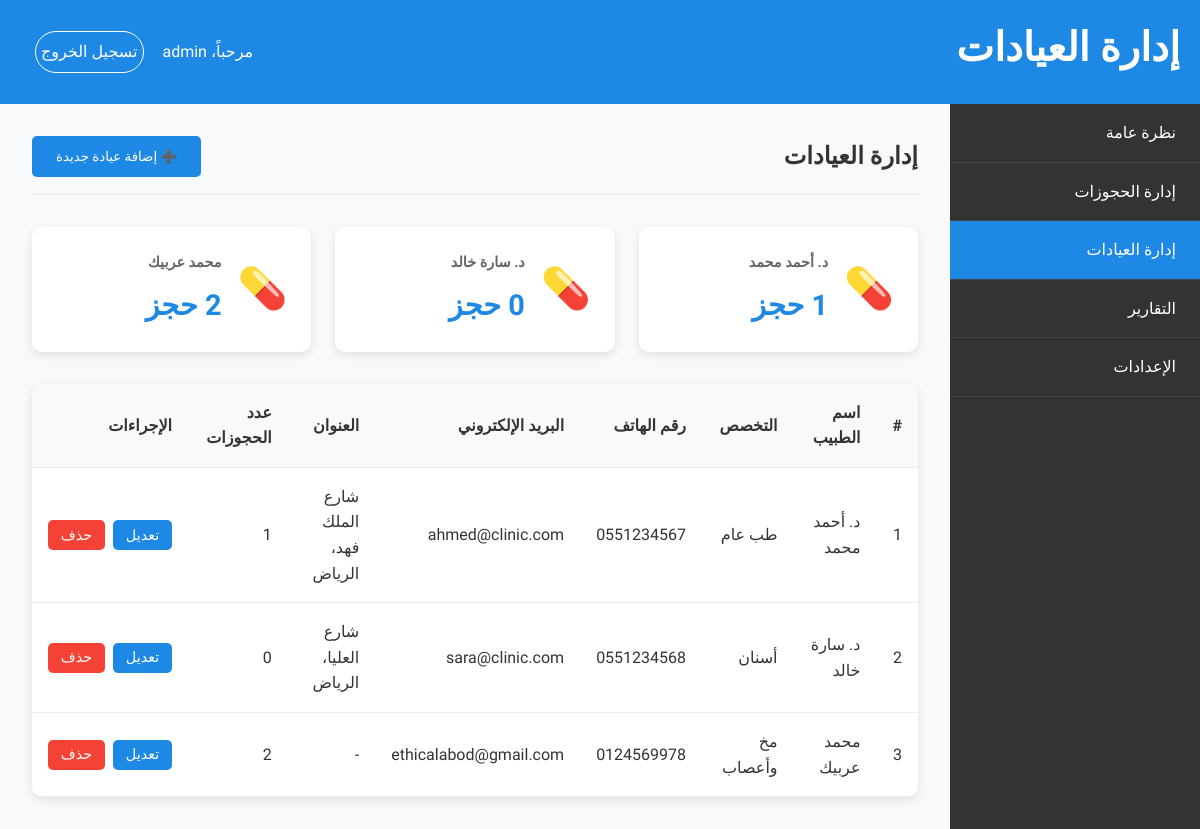
Page /clinics (signed in) on the earlier database version.
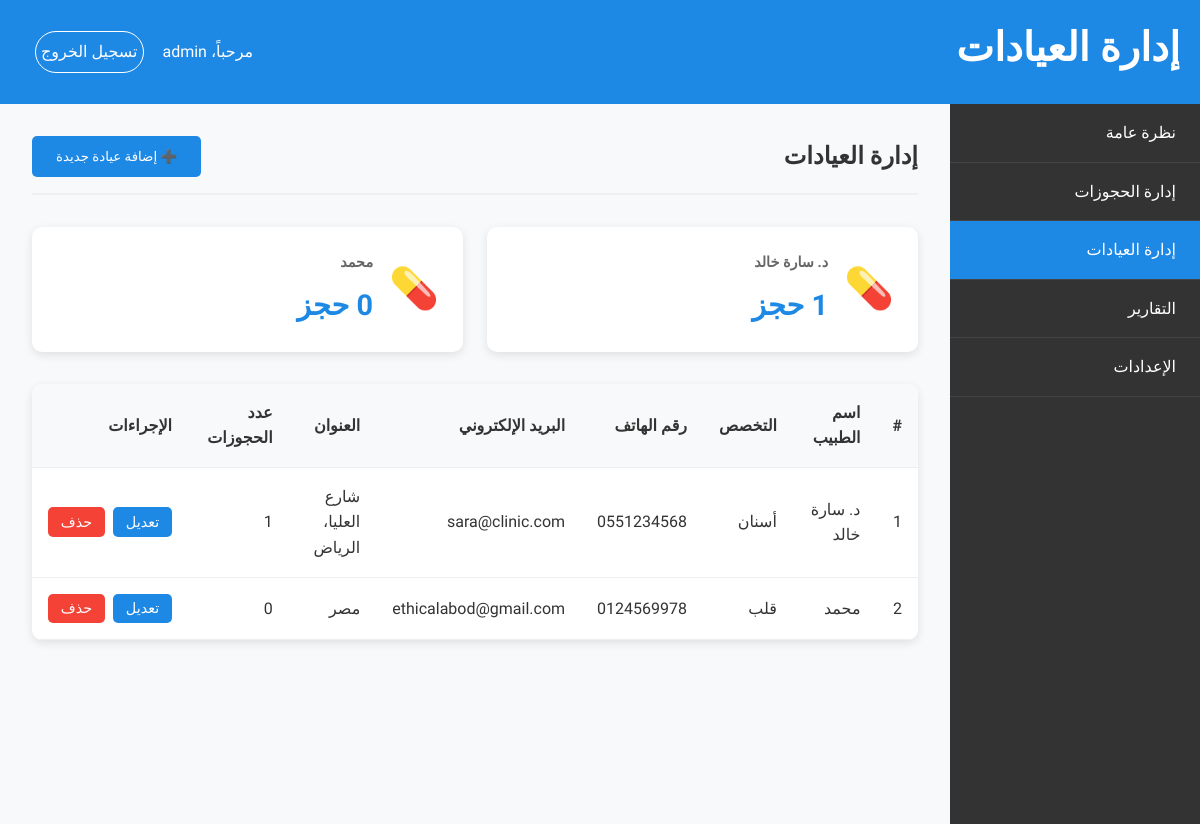
Same page on the later database version.
### tables this page shows
CREATE TABLE clinics
                     (id INTEGER PRIMARY KEY AUTOINCREMENT,
                      doctor_name TEXT NOT NULL,
                      specialty TEXT NOT NULL,
                      phone TEXT,
                      email TEXT,
                      address TEXT,
                      working_hours TEXT,
                      telegram_bot_token TEXT,
                      created_at TIMESTAMP DEFAULT CURRENT_TIMESTAMP);

### app.py (the view)
@app.route('/clinics')
def clinics_management():
    if 'user_id' not in session or session.get('role') != 'admin':
        return redirect(url_for('dashboard'))
    conn = sqlite3.connect('clinic.db')
    c = conn.cursor()
    c.execute("SELECT * FROM clinics ORDER BY doctor_name")
    clinics = c.fetchall()
    c.execute('''SELECT c.doctor_name, COUNT(a.id) as appointment_count
                 FROM clinics c
                 LEFT JOIN appointments a ON c.id = a.clinic_id
                 GROUP BY c.id, c.doctor_name''')
    clinic_stats = c.fetchall()
    conn.close()
    return render_template('clinics.html',
                         clinics=clinics,
                         clinic_stats=clinic_stats,
                         active_page='clinics')

### templates/clinics.html (shortened to what this page needs)
<!DOCTYPE html>
<html lang="ar" dir="rtl">
<head>
    <link rel="stylesheet" href="{{ url_for('static', filename='style.css') }}">
</head>
<body class="dashboard">
    <header class="dashboard-header">
        <div class="container">
            <h1>إدارة العيادات</h1>
            <div class="user-info">
                <span>مرحباً، {{ session.username }}</span>
                <a href="/logout" class="btn btn-outline">تسجيل الخروج</a>
            </div>
        </div>
    </header>
    <div class="dashboard-container">
        <aside class="sidebar">
            <nav>
                <ul>
                    <li><a href="/dashboard">نظرة عامة</a></li>
                    <li><a href="/appointments">إدارة الحجوزات</a></li>
                    {% if session.role == 'admin' %}
                    <li class="active"><a href="/clinics">إدارة العيادات</a></li>
                    {% endif %}
                    <li><a href="/reports">التقارير</a></li>
                    <li><a href="/settings">الإعدادات</a></li>
                </ul>
            </nav>
        </aside>
        <main class="dashboard-content">
            <div class="page-header">
                <h2>إدارة العيادات</h2>
                <button class="btn btn-primary" onclick="showAddClinicModal()">➕ إضافة عيادة جديدة</button>
            </div>
            <div class="stats-grid">
                {% for stat in clinic_stats %}
                <div class="stat-card">
                    <div class="stat-icon">💊</div>
                    <div class="stat-info">
                        <h3>{{ stat[0] }}</h3>
                        <p class="stat-number">{{ stat[1] }} حجز</p>
                    </div>
                </div>
                {% endfor %}
            </div>
            <div class="table-container">
                <table>
                    <thead>
                        <tr>
                            <th>#</th>
                            <th>اسم الطبيب</th>
                            <th>التخصص</th>
                            <th>رقم الهاتف</th>
                            <th>البريد الإلكتروني</th>
                            <th>العنوان</th>
                            <th>عدد الحجوزات</th>
                            <th>الإجراءات</th>
                        </tr>
                    </thead>
                    <tbody>
                        {% for clinic in clinics %}
                        <tr>
                            <td>{{ loop.index }}</td>
                            <td>{{ clinic[1] }}</td>
                            <td>{{ clinic[2] }}</td>
                            <td>{{ clinic[3] or '-' }}</td>
                            <td>{{ clinic[4] or '-' }}</td>
                            <td>{{ clinic[5] or '-' }}</td>
                            <td>
                                {% for stat in clinic_stats %}
                                    {% if stat[0] == clinic[1] %}
                                        {{ stat[1] }}
                                    {% endif %}
                                {% endfor %}
                            </td>
                            <td>
                                <div class="actions">
                                    <button class="btn btn-sm btn-primary" onclick="editClinic('{{ clinic[0] }}')">تعديل</button>
                                    <button class="btn btn-sm btn-danger" onclick="deleteClinic('{{ clinic[0] }}')">حذف</button>
                                </div>
                            </td>
                        </tr>
                        {% endfor %}
                    </tbody>
                </table>
            </div>
        </main>
    </div>
</body>
</html>

Differences in the rows shown:
removed clinics: doctor_name "د. أحمد محمد", specialty "طب عام", phone "0551234567", email "ahmed@clinic.com", address "شارع الملك فهد، الرياض", id "1"
removed clinics: doctor_name "محمد عربيك", specialty "مخ وأعصاب", phone "0124569978", email "ethicalabod@gmail.com", address "-", stat "2"
computed for clinics "د. سارة خالد": stat "0" → "1"
added clinics: doctor_name "محمد", specialty "قلب", phone "0124569978", email "ethicalabod@gmail.com", address "مصر", stat "0"
